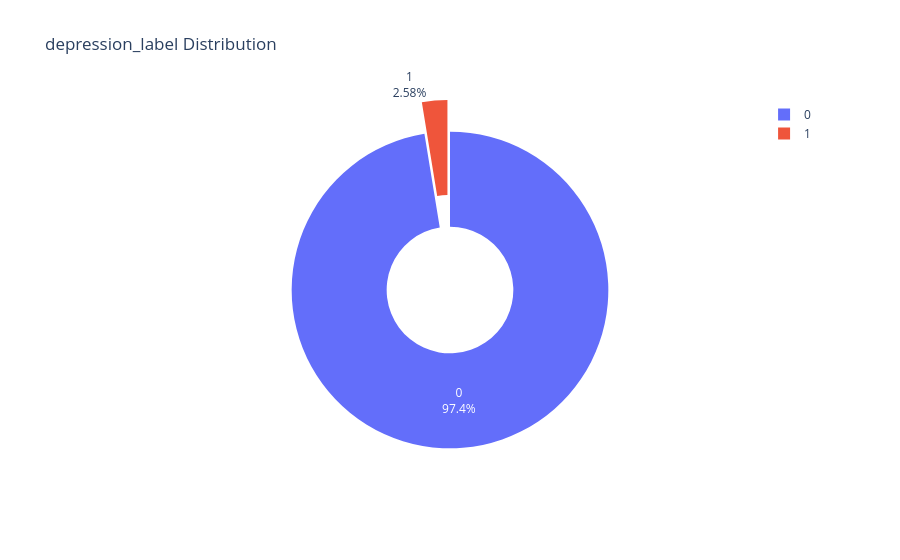

Notebook code for this chart:
### Code cell
dep_counts = df['depression_label'].value_counts().reset_index()

fig = px.pie(dep_counts, names='depression_label', values='count', hole=0.4, title='depression_label Distribution', color='depression_label', )
fig.update_traces(textinfo='percent+label', pull=[0, 0.2])
fig.show()

### Figure 1 — Plotly figure (JSON) as saved in the notebook; plotly's stock layout.template omitted (floating-point values rounded to 4 significant figures)
{"data": [{"customdata": [[0], [1]], "domain": {"x": [0, 1], "y": [0, 1]}, "hole": 0.4, "hovertemplate": "depression_label=%{customdata[0]}<br>count=%{value}<extra></extra>", "labels": [0, 1], "legendgroup": "", "marker": {"colors": ["#636efa", "#EF553B"]}, "name": "", "pull": [0, 0.2], "showlegend": true, "textinfo": "percent+label", "type": "pie", "values": [1169, 31]}], "layout": {"legend": {"tracegroupgap": 0}, "title": {"text": "depression_label Distribution"}}}
